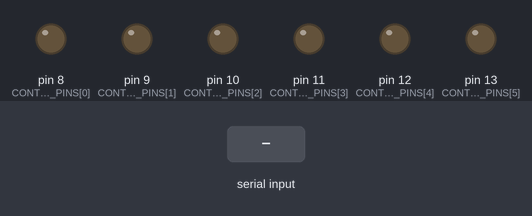
This sketch was run on a simulated Arduino Uno, built with avr-gcc and run on an emulated ATmega328P. Parts: output pins drawn as LEDs (lit = HIGH). The test bench sets the inputs (shaded band).

Above: at 1.2 s.
1.3 s: "1\n" received over Serial
At 2.5 s:
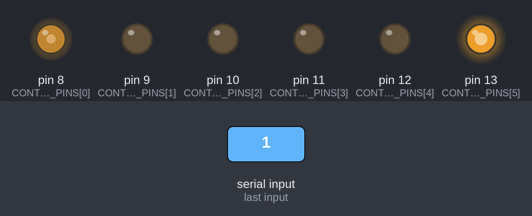
2.8 s: byte 83 ('S') received over Serial
At 3.1 s:
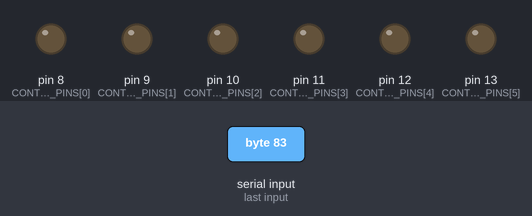
4.3 s: "2\n" received over Serial
At 4.7 s:
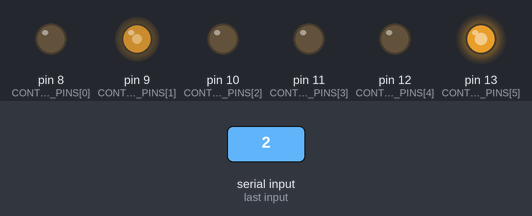
5.8 s: byte 68 ('D') received over Serial
At 6.6 s:
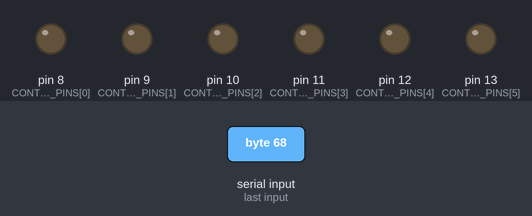
7.3 s: "1\n" received over Serial
At 8.2 s:
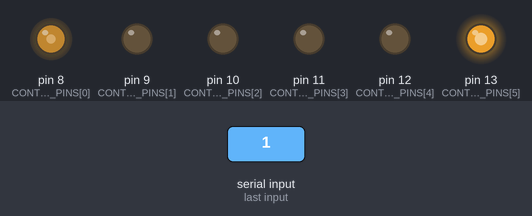
8.8 s: "2\n" received over Serial
At 10.1 s:
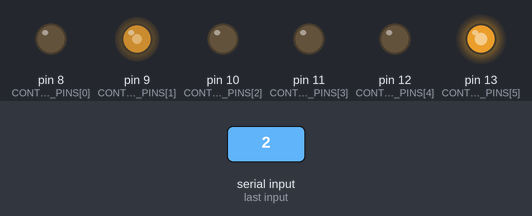
Timing chart, 0 to 11.3 s (numbered marks = the images above; inputs shaded):
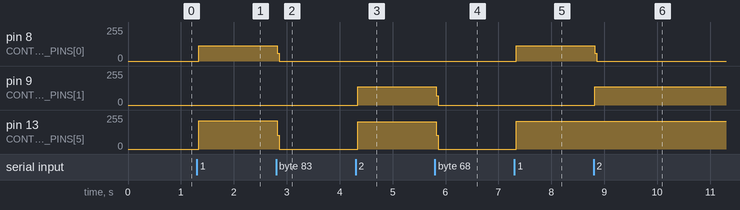

The sketch:

arduino_v1_pin_map_test.ino
```cpp
const uint32_t SERIAL_BAUD = 115200;

const uint8_t CONTROL_PINS[] = {8, 9, 10, 11, 12, 13};
const uint8_t CONTROL_PIN_COUNT = sizeof(CONTROL_PINS) / sizeof(CONTROL_PINS[0]);

char current_command = 'S';

void all_pins_low() {
  for (uint8_t i = 0; i < CONTROL_PIN_COUNT; i++) {
    digitalWrite(CONTROL_PINS[i], LOW);
  }
}

void set_single_pin(uint8_t pin_index) {
  all_pins_low();

  if (pin_index < CONTROL_PIN_COUNT) {
    digitalWrite(CONTROL_PINS[pin_index], HIGH);
  }
}

void read_command() {
  while (Serial.available() > 0) {
    char command = Serial.read();

    if (command == '\n' || command == '\r') {
      continue;
    }

    if (command == 'S' || command == 'D' || (command >= '1' && command <= '6')) {
      current_command = command;
    }
  }
}

void apply_command() {
  if (current_command >= '1' && current_command <= '6') {
    set_single_pin(current_command - '1');
    return;
  }

  all_pins_low();
}

void setup() {
  Serial.begin(SERIAL_BAUD);

  for (uint8_t i = 0; i < CONTROL_PIN_COUNT; i++) {
    pinMode(CONTROL_PINS[i], OUTPUT);
  }

  pinMode(LED_BUILTIN, OUTPUT);
  all_pins_low();
}

void loop() {
  read_command();
  apply_command();
  digitalWrite(LED_BUILTIN, current_command == 'S' || current_command == 'D' ? LOW : HIGH);
}
```

Measured:
- after the input at 1.3 s, pin 8 (CONTROL_PINS[0]): 0/255 → 115/255 at once; pin 13 (CONTROL_PINS[5]): 0/255 → 212/255 at once
- after the input at 2.8 s, pin 8 (CONTROL_PINS[0]): 115/255 → 0/255 at once; pin 13 (CONTROL_PINS[5]): 212/255 → 0/255 at once
- after the input at 4.3 s, pin 9 (CONTROL_PINS[1]): 0/255 → 138/255 at once; pin 13 (CONTROL_PINS[5]): 0/255 → 206/255 at once
- after the input at 5.8 s, pin 9 (CONTROL_PINS[1]): 138/255 → 0/255 at once; pin 13 (CONTROL_PINS[5]): 206/255 → 0/255 at once
- after the input at 7.3 s, pin 8 (CONTROL_PINS[0]): 0/255 → 115/255 at once; pin 13 (CONTROL_PINS[5]): 0/255 → 209/255 at once
- after the input at 8.8 s, pin 8 (CONTROL_PINS[0]): 115/255 → 0/255 at once; pin 9 (CONTROL_PINS[1]): 0/255 → 138/255 at once
